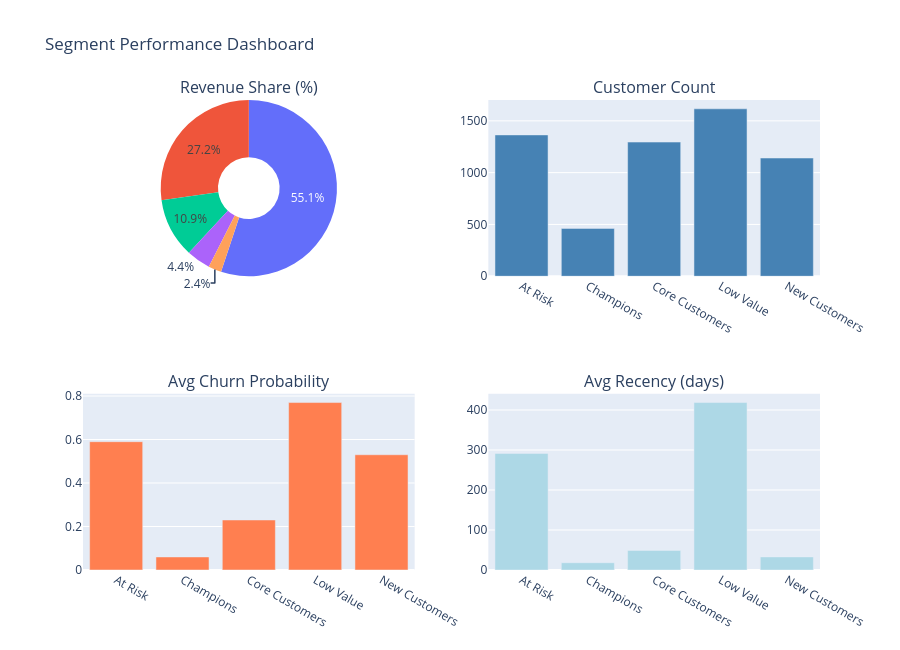

Here is the notebook cell this chart was saved with:
### Markdown cell above
## 6.2 Segment Dashboard

### Code cell
fig = make_subplots(
    rows=2, cols=2,
    subplot_titles=('Revenue Share (%)', 'Customer Count', 'Avg Churn Probability', 'Avg Recency (days)'),
    specs=[[{'type':'pie'},{'type':'bar'}],[{'type':'bar'},{'type':'bar'}]]
)

fig.add_trace(go.Pie(
    labels=seg_report.index, values=seg_report['Revenue_Share_pct'], hole=0.35
), row=1, col=1)

fig.add_trace(go.Bar(
    x=seg_report.index, y=seg_report['Customers'], marker_color='steelblue'
), row=1, col=2)

fig.add_trace(go.Bar(
    x=seg_report.index, y=seg_report['Avg_Churn_Prob'], marker_color='coral'
), row=2, col=1)

fig.add_trace(go.Bar(
    x=seg_report.index, y=seg_report['Avg_Recency'], marker_color='lightblue'
), row=2, col=2)

fig.update_layout(height=650, showlegend=False, title_text='Segment Performance Dashboard')
fig.show()

### Figure 1 — Plotly figure (JSON) as saved in the notebook; plotly's stock layout.template omitted (floating-point values rounded to 4 significant figures)
{"data": [{"domain": {"x": [0, 0.45], "y": [0.625, 1]}, "hole": 0.35, "labels": ["At Risk", "Champions", "Core Customers", "Low Value", "New Customers"], "type": "pie", "values": [10.9, 55.1, 27.2, 2.4, 4.4]}, {"marker": {"color": "steelblue"}, "type": "bar", "x": ["At Risk", "Champions", "Core Customers", "Low Value", "New Customers"], "xaxis": "x", "y": [1364, 462, 1295, 1616, 1141], "yaxis": "y"}, {"marker": {"color": "coral"}, "type": "bar", "x": ["At Risk", "Champions", "Core Customers", "Low Value", "New Customers"], "xaxis": "x2", "y": [0.59, 0.06, 0.23, 0.77, 0.53], "yaxis": "y2"}, {"marker": {"color": "lightblue"}, "type": "bar", "x": ["At Risk", "Champions", "Core Customers", "Low Value", "New Customers"], "xaxis": "x3", "y": [291.6, 18.17, 48.94, 418.7, 32.7], "yaxis": "y3"}], "layout": {"annotations": [{"font": {"size": 16}, "showarrow": false, "text": "Revenue Share (%)", "x": 0.225, "xanchor": "center", "xref": "paper", "y": 1, "yanchor": "bottom", "yref": "paper"}, {"font": {"size": 16}, "showarrow": false, "text": "Customer Count", "x": 0.775, "xanchor": "center", "xref": "paper", "y": 1, "yanchor": "bottom", "yref": "paper"}, {"font": {"size": 16}, "showarrow": false, "text": "Avg Churn Probability", "x": 0.225, "xanchor": "center", "xref": "paper", "y": 0.375, "yanchor": "bottom", "yref": "paper"}, {"font": {"size": 16}, "showarrow": false, "text": "Avg Recency (days)", "x": 0.775, "xanchor": "center", "xref": "paper", "y": 0.375, "yanchor": "bottom", "yref": "paper"}], "height": 650, "showlegend": false, "title": {"text": "Segment Performance Dashboard"}, "xaxis": {"anchor": "y", "domain": [0.55, 1]}, "xaxis2": {"anchor": "y2", "domain": [0, 0.45]}, "xaxis3": {"anchor": "y3", "domain": [0.55, 1]}, "yaxis": {"anchor": "x", "domain": [0.625, 1]}, "yaxis2": {"anchor": "x2", "domain": [0, 0.375]}, "yaxis3": {"anchor": "x3", "domain": [0, 0.375]}}}
